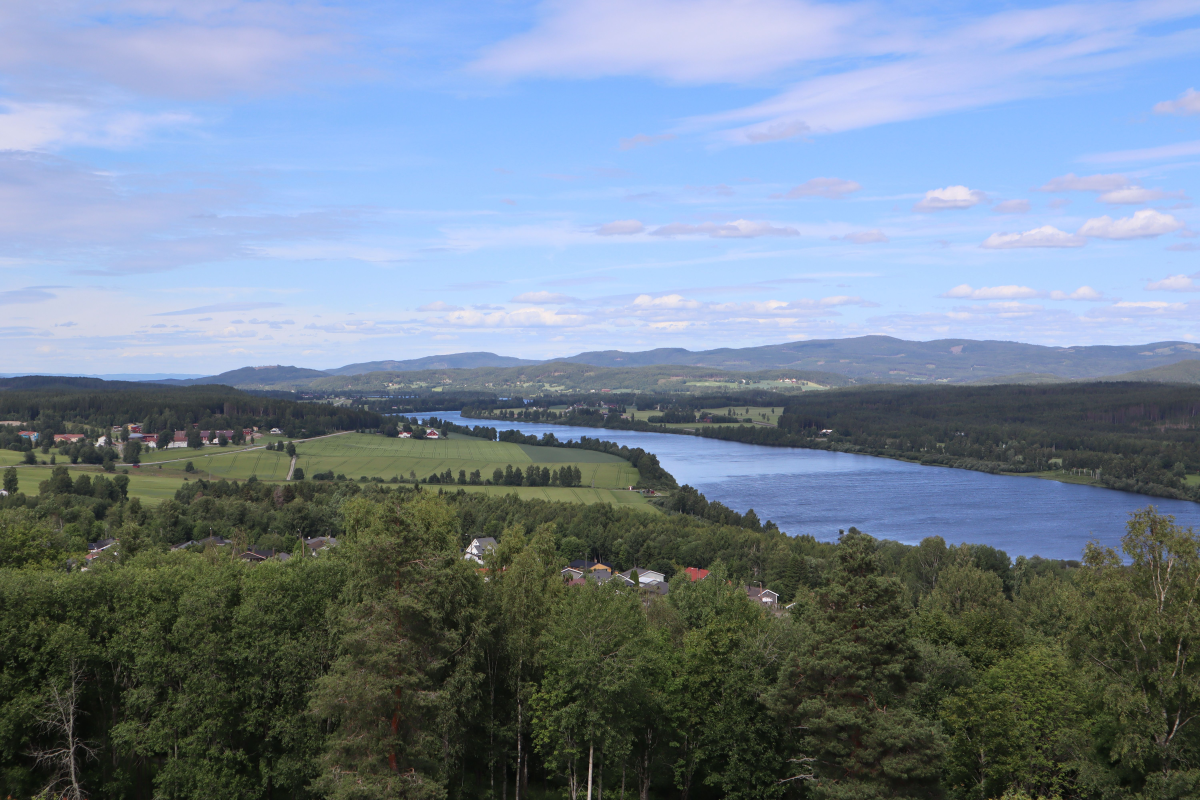
#> input picture kilder/kongsvinger-festning-utsikt-siljeao-pexels-14777353.jpg, 6000 x 4000 px (shown at 1/5 size)
$ python lag.py ../../../../kilder/kongsvinger-festning-utsikt-siljeao-pexels-14777353.jpg
#> lines starting #> are read from the running program, lines starting #| are printed output that depends on the picture; after the words box and inside, x2 and y2 are one past the last pixel; in counts of white or black regions, pixels touching at a corner belong together
"""Split the view from Kongsvinger festning into depth layers for the hero.

far.webp  : the whole view with the near treetops painted out (opaque)
near.webp : the near treetops alone, below the fortress hill, alpha
debug-*.jpg are written next to this file when run with --debug (not committed)

Master: kilder/kongsvinger-festning-utsikt-siljeao-pexels-14777353.jpg
  "View from the Kongsvinger Fortress, Hedmark, Norway" by SiljeAO on Pexels,
  https://www.pexels.com/photo/view-from-the-kongsvinger-fortress-hedmark-norway-14777353/
  Pexels licence: free to use and modify, no credit required (we credit anyway).

Run with the tool venv:  .venv-crawl/Scripts/python.exe src/components/forside/utsikt/lag.py
"""
import os
import sys

import cv2
import numpy as np
from PIL import Image

HERE = os.path.dirname(os.path.abspath(__file__))
ROOT = os.path.abspath(os.path.join(HERE, "../../../.."))
MASTER = os.path.join(ROOT, "kilder", "kongsvinger-festning-utsikt-siljeao-pexels-14777353.jpg")
DEBUG = "--debug" in sys.argv
OUT_W = 4800           # served through next/image, which makes the smaller sizes

src = np.asarray(Image.open(MASTER).convert("RGB")).astype(np.float32) / 255.0
H, W = src.shape[:2]
#> H = 4000; W = 6000
print("master", W, H)
#| master 6000 4000

# ---- 1. A gentle grade: a touch more contrast and warmth ----
def grade(img):
    x = img.copy()
    x = np.clip((x - 0.5) * 1.07 + 0.5 + 0.01, 0, 1)                 # contrast
    grey = x.mean(axis=2, keepdims=True)
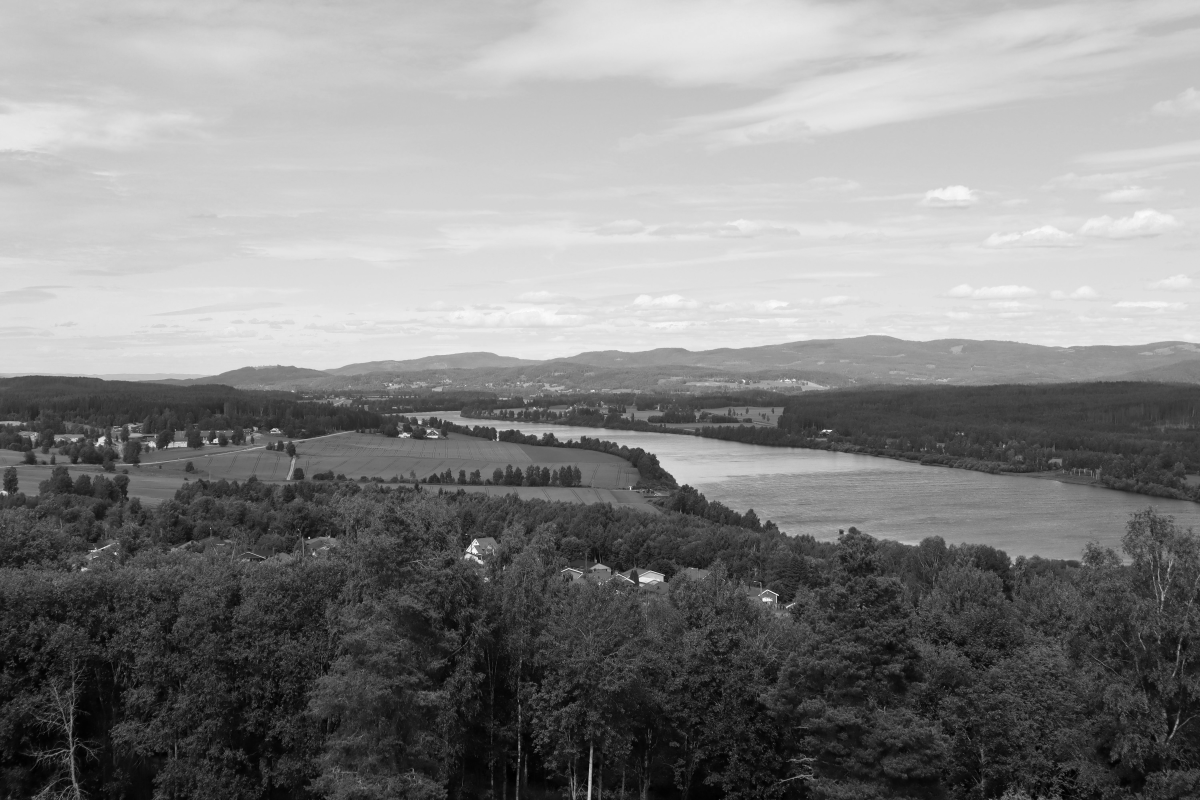
#> grey: shape (4000, 6000, 1) float32 (shown at 1/5 size); min 0, max 1, mean 0.524
    x = np.clip(grey + (x - grey) * 1.10, 0, 1)                       # saturation
    x[..., 0] = np.clip(x[..., 0] * 1.015, 0, 1)                      # warmth
    x[..., 2] = np.clip(x[..., 2] * 0.985, 0, 1)
    return x

img = (grade(src) * 255).round().astype(np.uint8)

# ---- 2. The near foreground, drawn by hand on a 2000px-wide view, refined with GrabCut ----
VW = 2000
s = VW / W
#> s = 0.333
VH = round(H * s)
#> VH = 1333
view = cv2.resize(img, (VW, VH), interpolation=cv2.INTER_AREA)

NEAR = [
    # the crowns of the trees just below the hill, from left to right
    (0, 950), (100, 945), (200, 955), (300, 950), (400, 950), (500, 945), (600, 940), (700, 945),
    (800, 940), (900, 930),
    # below the houses that show through the gap on the right
    (950, 950), (1000, 1000), (1100, 1015), (1200, 1010), (1300, 1015),
    # the taller trees against the river, and the birch on the far right
    (1330, 980), (1360, 930), (1400, 895), (1450, 880), (1500, 885), (1550, 880), (1600, 890),
    (1650, 895), (1700, 880), (1750, 870), (1800, 860), (1850, 850), (1900, 845), (1950, 860), (VW, 870),
    (VW, VH), (0, VH),
]

poly = np.zeros((VH, VW), np.uint8)
cv2.fillPoly(poly, [np.array(NEAR, np.int32)], 255)
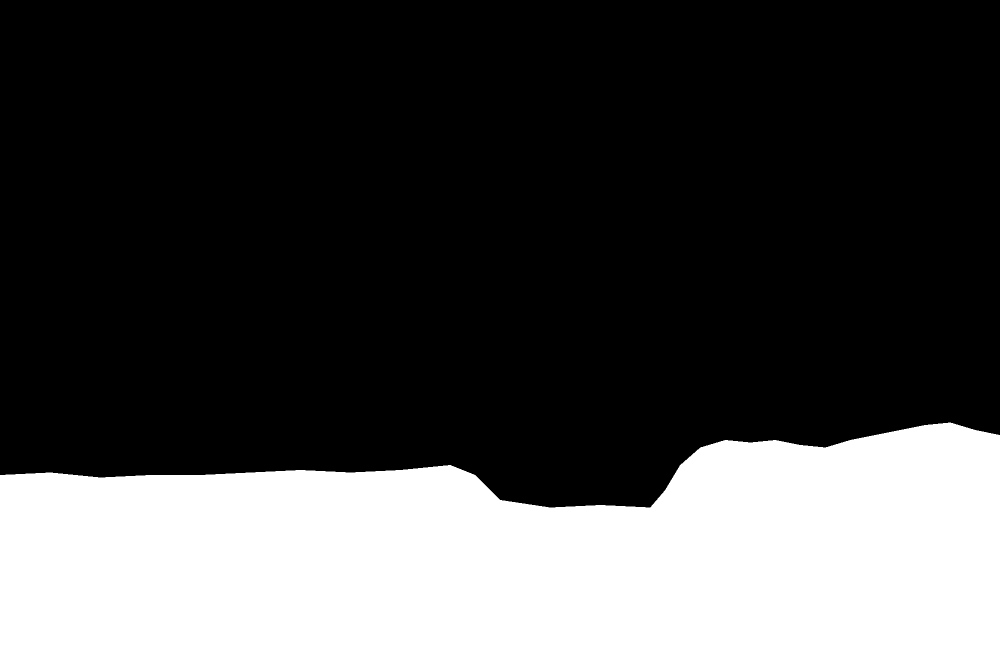
#> poly: shape (1333, 2000) (shown at 1/2 size); 29.9% white; 1 white region, box (x1, y1, x2, y2) and area: (0, 845, 2000, 1333) 797005
#> (the run stopped early here; a loop or call above may not have finished)
